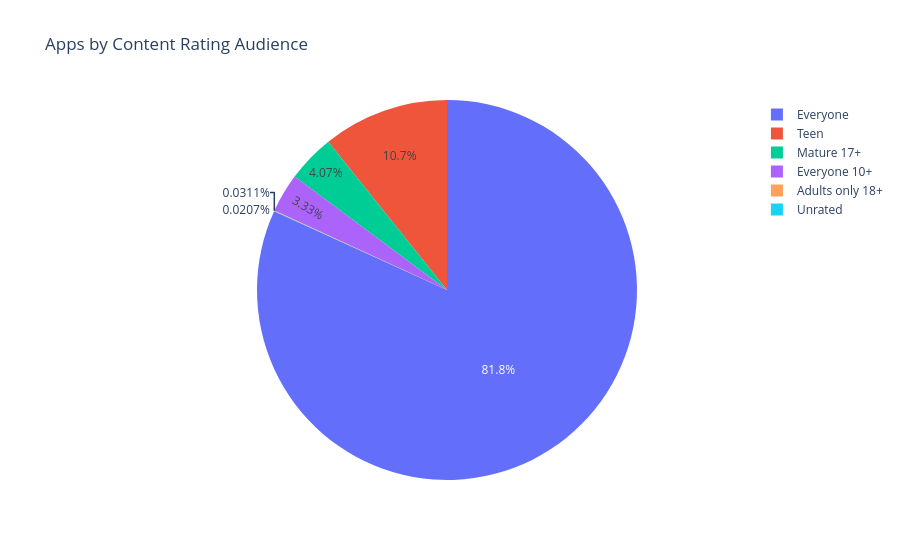

This figure's notebook cell:
### Markdown cell above
#### How is the app audience (Content Rating) split across the store?

### Code cell
content_rating_counts = df['Content Rating'].value_counts().reset_index()

fig = px.pie(content_rating_counts, names='Content Rating', values='count', title='Apps by Content Rating Audience')

fig.show()

### Figure 1 — Plotly figure (JSON) as saved in the notebook; plotly's stock layout.template omitted (floating-point values rounded to 4 significant figures)
{"data": [{"domain": {"x": [0, 1], "y": [0, 1]}, "hovertemplate": "Content Rating=%{label}<br>count=%{value}<extra></extra>", "labels": ["Everyone", "Teen", "Mature 17+", "Everyone 10+", "Adults only 18+", "Unrated"], "legendgroup": "", "name": "", "showlegend": true, "type": "pie", "values": [7893, 1036, 393, 321, 3, 2]}], "layout": {"legend": {"tracegroupgap": 0}, "title": {"text": "Apps by Content Rating Audience"}}}
